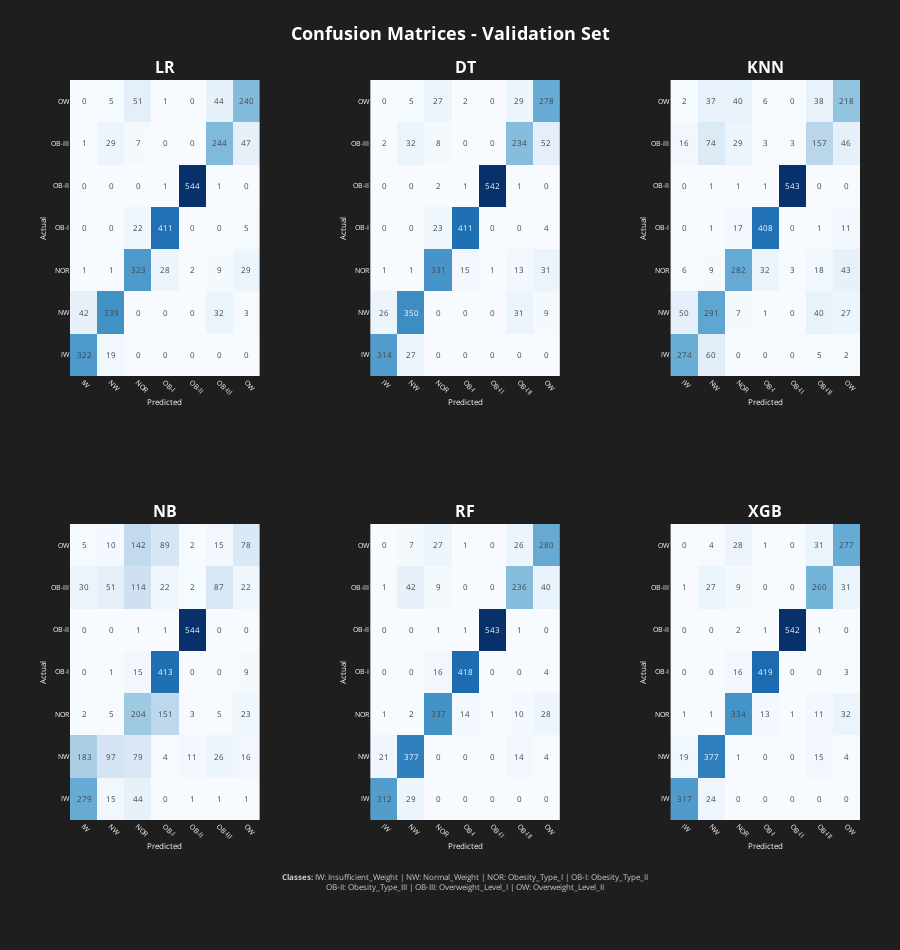

The notebook cell this image was saved under:
### Code cell
# =============================================================================
# Confusion Matrices (Plotly - Interactive HTML)
# =============================================================================
short_class_names = ['IW', 'NW', 'NOR', 'OB-I', 'OB-II', 'OB-III', 'OW']
class_name_map = dict(zip(short_class_names, class_names))

class_legend_line1 = ' | '.join([f'{s}: {f}' for s, f in zip(short_class_names[:4], class_names[:4])])
class_legend_line2 = ' | '.join([f'{s}: {f}' for s, f in zip(short_class_names[4:], class_names[4:])])

fig_cm = make_subplots(
    rows=2, cols=3,
    subplot_titles=[f'<b>{short_model_names[i]}</b>' for i in range(len(results))],
    vertical_spacing=0.20,
    horizontal_spacing=0.14
)

for idx, (model_name, result) in enumerate(results.items()):
    row = idx // 3 + 1
    col = idx % 3 + 1
    cm = confusion_matrix(y_val, result['y_val_pred'])
    
    fig_cm.add_trace(
        go.Heatmap(
            z=cm,
            x=short_class_names,
            y=short_class_names,
            text=cm,
            texttemplate='%{text}',
            textfont=dict(size=8),
            colorscale='Blues',
            showscale=False,
            hovertemplate='Actual: %{customdata[0]}<br>Predicted: %{customdata[1]}<br>Count: %{z}<extra></extra>',
            customdata=[[[class_names[j], class_names[i]] for i in range(len(class_names))] for j in range(len(class_names))]
        ),
        row=row, col=col
    )
    
    fig_cm.update_xaxes(
        title=dict(text='Predicted', font=dict(size=8), standoff=3),
        tickangle=45, 
        tickfont=dict(size=7), 
        row=row, col=col
    )
    fig_cm.update_yaxes(
        title=dict(text='Actual', font=dict(size=8), standoff=3),
        tickfont=dict(size=7), 
        row=row, col=col
    )

fig_cm.update_layout(
    title=dict(
        text='<b>Confusion Matrices - Validation Set</b>',
        font=dict(size=18, color='white'),
        x=0.5
    ),
    height=950,
    template='plotly_dark',
    paper_bgcolor='#1e1e1e',
    plot_bgcolor='#2d2d2d',
    font=dict(color='white'),
    margin=dict(t=80, b=130, l=70, r=40)
)

fig_cm.add_annotation(
    text=f"<b>Classes:</b> {class_legend_line1}<br>{class_legend_line2}",
    xref="paper", yref="paper",
    x=0.5, y=-0.10,
    showarrow=False,
    font=dict(size=8, color='#cccccc'),
    align="center"
)

fig_cm.write_html(f'{REPORTS_DIR}/{DATASET_NAME}_confusion_matrices.html')
fig_cm.show()
print(f"Confusion matrices saved to '{REPORTS_DIR}/{DATASET_NAME}_confusion_matrices.html'")

### Figure 1 — Plotly figure (JSON) as saved in the notebook; plotly's stock layout.template omitted (floating-point values rounded to 4 significant figures)
{"data": [{"colorscale": [[0, "rgb(247,251,255)"], [0.125, "rgb(222,235,247)"], [0.25, "rgb(198,219,239)"], [0.375, "rgb(158,202,225)"], [0.5, "rgb(107,174,214)"], [0.625, "rgb(66,146,198)"], [0.75, "rgb(33,113,181)"], [0.875, "rgb(8,81,156)"], [1, "rgb(8,48,107)"]], "customdata": [[["Insufficient_Weight", "Insufficient_Weight"], ["Insufficient_Weight", "Normal_Weight"], ["Insufficient_Weight", "Obesity_Type_I"], ["Insufficient_Weight", "Obesity_Type_II"], ["Insufficient_Weight", "Obesity_Type_III"], ["Insufficient_Weight", "Overweight_Level_I"], ["Insufficient_Weight", "Overweight_Level_II"]], [["Normal_Weight", "Insufficient_Weight"], ["Normal_Weight", "Normal_Weight"], ["Normal_Weight", "Obesity_Type_I"], ["Normal_Weight", "Obesity_Type_II"], ["Normal_Weight", "Obesity_Type_III"], ["Normal_Weight", "Overweight_Level_I"], ["Normal_Weight", "Overweight_Level_II"]], [["Obesity_Type_I", "Insufficient_Weight"], ["Obesity_Type_I", "Normal_Weight"], ["Obesity_Type_I", "Obesity_Type_I"], ["Obesity_Type_I", "Obesity_Type_II"], ["Obesity_Type_I", "Obesity_Type_III"], ["Obesity_Type_I", "Overweight_Level_I"], ["Obesity_Type_I", "Overweight_Level_II"]], [["Obesity_Type_II", "Insufficient_Weight"], ["Obesity_Type_II", "Normal_Weight"], ["Obesity_Type_II", "Obesity_Type_I"], ["Obesity_Type_II", "Obesity_Type_II"], ["Obesity_Type_II", "Obesity_Type_III"], ["Obesity_Type_II", "Overweight_Level_I"], ["Obesity_Type_II", "Overweight_Level_II"]], [["Obesity_Type_III", "Insufficient_Weight"], ["Obesity_Type_III", "Normal_Weight"], ["Obesity_Type_III", "Obesity_Type_I"], ["Obesity_Type_III", "Obesity_Type_II"], ["Obesity_Type_III", "Obesity_Type_III"], ["Obesity_Type_III", "Overweight_Level_I"], ["Obesity_Type_III", "Overweight_Level_II"]], [["Overweight_Level_I", "Insufficient_Weight"], ["Overweight_Level_I", "Normal_Weight"], ["Overweight_Level_I", "Obesity_Type_I"], ["Overweight_Level_I", "Obesity_Type_II"], ["Overweight_Level_I", "Obesity_Type_III"], ["Overweight_Level_I", "Overweight_Level_I"], ["Overweight_Level_I", "Overweight_Level_II"]], [["Overweight_Level_II", "Insufficient_Weight"], ["Overweight_Level_II", "Normal_Weight"], ["Overweight_Level_II", "Obesity_Type_I"], ["Overweight_Level_II", "Obesity_Type_II"], ["Overweight_Level_II", "Obesity_Type_III"], ["Overweight_Level_II", "Overweight_Level_I"], ["Overweight_Level_II", "Overweight_Level_II"]]], "hovertemplate": "Actual: %{customdata[0]}<br>Predicted: %{customdata[1]}<br>Count: %{z}<extra></extra>", "showscale": false, "text": [[322, 19, 0, 0, 0, 0, 0], [42, 339, 0, 0, 0, 32, 3], [1, 1, 323, 28, 2, 9, 29], [0, 0, 22, 411, 0, 0, 5], [0, 0, 0, 1, 544, 1, 0], [1, 29, 7, 0, 0, 244, 47], [0, 5, 51, 1, 0, 44, 240]], "textfont": {"size": 8}, "texttemplate": "%{text}", "type": "heatmap", "x": ["IW", "NW", "NOR", "OB-I", "OB-II", "OB-III", "OW"], "xaxis": "x", "y": ["IW", "NW", "NOR", "OB-I", "OB-II", "OB-III", "OW"], "yaxis": "y", "z": [[322, 19, 0, 0, 0, 0, 0], [42, 339, 0, 0, 0, 32, 3], [1, 1, 323, 28, 2, 9, 29], [0, 0, 22, 411, 0, 0, 5], [0, 0, 0, 1, 544, 1, 0], [1, 29, 7, 0, 0, 244, 47], [0, 5, 51, 1, 0, 44, 240]]}, {"colorscale": [[0, "rgb(247,251,255)"], [0.125, "rgb(222,235,247)"], [0.25, "rgb(198,219,239)"], [0.375, "rgb(158,202,225)"], [0.5, "rgb(107,174,214)"], [0.625, "rgb(66,146,198)"], [0.75, "rgb(33,113,181)"], [0.875, "rgb(8,81,156)"], [1, "rgb(8,48,107)"]], "customdata": [[["Insufficient_Weight", "Insufficient_Weight"], ["Insufficient_Weight", "Normal_Weight"], ["Insufficient_Weight", "Obesity_Type_I"], ["Insufficient_Weight", "Obesity_Type_II"], ["Insufficient_Weight", "Obesity_Type_III"], ["Insufficient_Weight", "Overweight_Level_I"], ["Insufficient_Weight", "Overweight_Level_II"]], [["Normal_Weight", "Insufficient_Weight"], ["Normal_Weight", "Normal_Weight"], ["Normal_Weight", "Obesity_Type_I"], ["Normal_Weight", "Obesity_Type_II"], ["Normal_Weight", "Obesity_Type_III"], ["Normal_Weight", "Overweight_Level_I"], ["Normal_Weight", "Overweight_Level_II"]], [["Obesity_Type_I", "Insufficient_Weight"], ["Obesity_Type_I", "Normal_Weight"], ["Obesity_Type_I", "Obesity_Type_I"], ["Obesity_Type_I", "Obesity_Type_II"], ["Obesity_Type_I", "Obesity_Type_III"], ["Obesity_Type_I", "Overweight_Level_I"], ["Obesity_Type_I", "Overweight_Level_II"]], [["Obesity_Type_II", "Insufficient_Weight"], ["Obesity_Type_II", "Normal_Weight"], ["Obesity_Type_II", "Obesity_Type_I"], ["Obesity_Type_II", "Obesity_Type_II"], ["Obesity_Type_II", "Obesity_Type_III"], ["Obesity_Type_II", "Overweight_Level_I"], ["Obesity_Type_II", "Overweight_Level_II"]], [["Obesity_Type_III", "Insufficient_Weight"], ["Obesity_Type_III", "Normal_Weight"], ["Obesity_Type_III", "Obesity_Type_I"], ["Obesity_Type_III", "Obesity_Type_II"], ["Obesity_Type_III", "Obesity_Type_III"], ["Obesity_Type_III", "Overweight_Level_I"], ["Obesity_Type_III", "Overweight_Level_II"]], [["Overweight_Level_I", "Insufficient_Weight"], ["Overweight_Level_I", "Normal_Weight"], ["Overweight_Level_I", "Obesity_Type_I"], ["Overweight_Level_I", "Obesity_Type_II"], ["Overweight_Level_I", "Obesity_Type_III"], ["Overweight_Level_I", "Overweight_Level_I"], ["Overweight_Level_I", "Overweight_Level_II"]], [["Overweight_Level_II", "Insufficient_Weight"], ["Overweight_Level_II", "Normal_Weight"], ["Overweight_Level_II", "Obesity_Type_I"], ["Overweight_Level_II", "Obesity_Type_II"], ["Overweight_Level_II", "Obesity_Type_III"], ["Overweight_Level_II", "Overweight_Level_I"], ["Overweight_Level_II", "Overweight_Level_II"]]], "hovertemplate": "Actual: %{customdata[0]}<br>Predicted: %{customdata[1]}<br>Count: %{z}<extra></extra>", "showscale": false, "text": [[314, 27, 0, 0, 0, 0, 0], [26, 350, 0, 0, 0, 31, 9], [1, 1, 331, 15, 1, 13, 31], [0, 0, 23, 411, 0, 0, 4], [0, 0, 2, 1, 542, 1, 0], [2, 32, 8, 0, 0, 234, 52], [0, 5, 27, 2, 0, 29, 278]], "textfont": {"size": 8}, "texttemplate": "%{text}", "type": "heatmap", "x": ["IW", "NW", "NOR", "OB-I", "OB-II", "OB-III", "OW"], "xaxis": "x2", "y": ["IW", "NW", "NOR", "OB-I", "OB-II", "OB-III", "OW"], "yaxis": "y2", "z": [[314, 27, 0, 0, 0, 0, 0], [26, 350, 0, 0, 0, 31, 9], [1, 1, 331, 15, 1, 13, 31], [0, 0, 23, 411, 0, 0, 4], [0, 0, 2, 1, 542, 1, 0], [2, 32, 8, 0, 0, 234, 52], [0, 5, 27, 2, 0, 29, 278]]}, {"colorscale": [[0, "rgb(247,251,255)"], [0.125, "rgb(222,235,247)"], [0.25, "rgb(198,219,239)"], [0.375, "rgb(158,202,225)"], [0.5, "rgb(107,174,214)"], [0.625, "rgb(66,146,198)"], [0.75, "rgb(33,113,181)"], [0.875, "rgb(8,81,156)"], [1, "rgb(8,48,107)"]], "customdata": [[["Insufficient_Weight", "Insufficient_Weight"], ["Insufficient_Weight", "Normal_Weight"], ["Insufficient_Weight", "Obesity_Type_I"], ["Insufficient_Weight", "Obesity_Type_II"], ["Insufficient_Weight", "Obesity_Type_III"], ["Insufficient_Weight", "Overweight_Level_I"], ["Insufficient_Weight", "Overweight_Level_II"]], [["Normal_Weight", "Insufficient_Weight"], ["Normal_Weight", "Normal_Weight"], ["Normal_Weight", "Obesity_Type_I"], ["Normal_Weight", "Obesity_Type_II"], ["Normal_Weight", "Obesity_Type_III"], ["Normal_Weight", "Overweight_Level_I"], ["Normal_Weight", "Overweight_Level_II"]], [["Obesity_Type_I", "Insufficient_Weight"], ["Obesity_Type_I", "Normal_Weight"], ["Obesity_Type_I", "Obesity_Type_I"], ["Obesity_Type_I", "Obesity_Type_II"], ["Obesity_Type_I", "Obesity_Type_III"], ["Obesity_Type_I", "Overweight_Level_I"], ["Obesity_Type_I", "Overweight_Level_II"]], [["Obesity_Type_II", "Insufficient_Weight"], ["Obesity_Type_II", "Normal_Weight"], ["Obesity_Type_II", "Obesity_Type_I"], ["Obesity_Type_II", "Obesity_Type_II"], ["Obesity_Type_II", "Obesity_Type_III"], ["Obesity_Type_II", "Overweight_Level_I"], ["Obesity_Type_II", "Overweight_Level_II"]], [["Obesity_Type_III", "Insufficient_Weight"], ["Obesity_Type_III", "Normal_Weight"], ["Obesity_Type_III", "Obesity_Type_I"], ["Obesity_Type_III", "Obesity_Type_II"], ["Obesity_Type_III", "Obesity_Type_III"], ["Obesity_Type_III", "Overweight_Level_I"], ["Obesity_Type_III", "Overweight_Level_II"]], [["Overweight_Level_I", "Insufficient_Weight"], ["Overweight_Level_I", "Normal_Weight"], ["Overweight_Level_I", "Obesity_Type_I"], ["Overweight_Level_I", "Obesity_Type_II"], ["Overweight_Level_I", "Obesity_Type_III"], ["Overweight_Level_I", "Overweight_Level_I"], ["Overweight_Level_I", "Overweight_Level_II"]], [["Overweight_Level_II", "Insufficient_Weight"], ["Overweight_Level_II", "Normal_Weight"], ["Overweight_Level_II", "Obesity_Type_I"], ["Overweight_Level_II", "Obesity_Type_II"], ["Overweight_Level_II", "Obesity_Type_III"], ["Overweight_Level_II", "Overweight_Level_I"], ["Overweight_Level_II", "Overweight_Level_II"]]], "hovertemplate": "Actual: %{customdata[0]}<br>Predicted: %{customdata[1]}<br>Count: %{z}<extra></extra>", "showscale": false, "text": [[274, 60, 0, 0, 0, 5, 2], [50, 291, 7, 1, 0, 40, 27], [6, 9, 282, 32, 3, 18, 43], [0, 1, 17, 408, 0, 1, 11], [0, 1, 1, 1, 543, 0, 0], [16, 74, 29, 3, 3, 157, 46], [2, 37, 40, 6, 0, 38, 218]], "textfont": {"size": 8}, "texttemplate": "%{text}", "type": "heatmap", "x": ["IW", "NW", "NOR", "OB-I", "OB-II", "OB-III", "OW"], "xaxis": "x3", "y": ["IW", "NW", "NOR", "OB-I", "OB-II", "OB-III", "OW"], "yaxis": "y3", "z": [[274, 60, 0, 0, 0, 5, 2], [50, 291, 7, 1, 0, 40, 27], [6, 9, 282, 32, 3, 18, 43], [0, 1, 17, 408, 0, 1, 11], [0, 1, 1, 1, 543, 0, 0], [16, 74, 29, 3, 3, 157, 46], [2, 37, 40, 6, 0, 38, 218]]}, {"colorscale": [[0, "rgb(247,251,255)"], [0.125, "rgb(222,235,247)"], [0.25, "rgb(198,219,239)"], [0.375, "rgb(158,202,225)"], [0.5, "rgb(107,174,214)"], [0.625, "rgb(66,146,198)"], [0.75, "rgb(33,113,181)"], [0.875, "rgb(8,81,156)"], [1, "rgb(8,48,107)"]], "customdata": [[["Insufficient_Weight", "Insufficient_Weight"], ["Insufficient_Weight", "Normal_Weight"], ["Insufficient_Weight", "Obesity_Type_I"], ["Insufficient_Weight", "Obesity_Type_II"], ["Insufficient_Weight", "Obesity_Type_III"], ["Insufficient_Weight", "Overweight_Level_I"], ["Insufficient_Weight", "Overweight_Level_II"]], [["Normal_Weight", "Insufficient_Weight"], ["Normal_Weight", "Normal_Weight"], ["Normal_Weight", "Obesity_Type_I"], ["Normal_Weight", "Obesity_Type_II"], ["Normal_Weight", "Obesity_Type_III"], ["Normal_Weight", "Overweight_Level_I"], ["Normal_Weight", "Overweight_Level_II"]], [["Obesity_Type_I", "Insufficient_Weight"], ["Obesity_Type_I", "Normal_Weight"], ["Obesity_Type_I", "Obesity_Type_I"], ["Obesity_Type_I", "Obesity_Type_II"], ["Obesity_Type_I", "Obesity_Type_III"], ["Obesity_Type_I", "Overweight_Level_I"], ["Obesity_Type_I", "Overweight_Level_II"]], [["Obesity_Type_II", "Insufficient_Weight"], ["Obesity_Type_II", "Normal_Weight"], ["Obesity_Type_II", "Obesity_Type_I"], ["Obesity_Type_II", "Obesity_Type_II"], ["Obesity_Type_II", "Obesity_Type_III"], ["Obesity_Type_II", "Overweight_Level_I"], ["Obesity_Type_II", "Overweight_Level_II"]], [["Obesity_Type_III", "Insufficient_Weight"], ["Obesity_Type_III", "Normal_Weight"], ["Obesity_Type_III", "Obesity_Type_I"], ["Obesity_Type_III", "Obesity_Type_II"], ["Obesity_Type_III", "Obesity_Type_III"], ["Obesity_Type_III", "Overweight_Level_I"], ["Obesity_Type_III", "Overweight_Level_II"]], [["Overweight_Level_I", "Insufficient_Weight"], ["Overweight_Level_I", "Normal_Weight"], ["Overweight_Level_I", "Obesity_Type_I"], ["Overweight_Level_I", "Obesity_Type_II"], ["Overweight_Level_I", "Obesity_Type_III"], ["Overweight_Level_I", "Overweight_Level_I"], ["Overweight_Level_I", "Overweight_Level_II"]], [["Overweight_Level_II", "Insufficient_Weight"], ["Overweight_Level_II", "Normal_Weight"], ["Overweight_Level_II", "Obesity_Type_I"], ["Overweight_Level_II", "Obesity_Type_II"], ["Overweight_Level_II", "Obesity_Type_III"], ["Overweight_Level_II", "Overweight_Level_I"], ["Overweight_Level_II", "Overweight_Level_II"]]], "hovertemplate": "Actual: %{customdata[0]}<br>Predicted: %{customdata[1]}<br>Count: %{z}<extra></extra>", "showscale": false, "text": [[279, 15, 44, 0, 1, 1, 1], [183, 97, 79, 4, 11, 26, 16], [2, 5, 204, 151, 3, 5, 23], [0, 1, 15, 413, 0, 0, 9], [0, 0, 1, 1, 544, 0, 0], [30, 51, 114, 22, 2, 87, 22], [5, 10, 142, 89, 2, 15, 78]], "textfont": {"size": 8}, "texttemplate": "%{text}", "type": "heatmap", "x": ["IW", "NW", "NOR", "OB-I", "OB-II", "OB-III", "OW"], "xaxis": "x4", "y": ["IW", "NW", "NOR", "OB-I", "OB-II", "OB-III", "OW"], "yaxis": "y4", "z": [[279, 15, 44, 0, 1, 1, 1], [183, 97, 79, 4, 11, 26, 16], [2, 5, 204, 151, 3, 5, 23], [0, 1, 15, 413, 0, 0, 9], [0, 0, 1, 1, 544, 0, 0], [30, 51, 114, 22, 2, 87, 22], [5, 10, 142, 89, 2, 15, 78]]}, {"colorscale": [[0, "rgb(247,251,255)"], [0.125, "rgb(222,235,247)"], [0.25, "rgb(198,219,239)"], [0.375, "rgb(158,202,225)"], [0.5, "rgb(107,174,214)"], [0.625, "rgb(66,146,198)"], [0.75, "rgb(33,113,181)"], [0.875, "rgb(8,81,156)"], [1, "rgb(8,48,107)"]], "customdata": [[["Insufficient_Weight", "Insufficient_Weight"], ["Insufficient_Weight", "Normal_Weight"], ["Insufficient_Weight", "Obesity_Type_I"], ["Insufficient_Weight", "Obesity_Type_II"], ["Insufficient_Weight", "Obesity_Type_III"], ["Insufficient_Weight", "Overweight_Level_I"], ["Insufficient_Weight", "Overweight_Level_II"]], [["Normal_Weight", "Insufficient_Weight"], ["Normal_Weight", "Normal_Weight"], ["Normal_Weight", "Obesity_Type_I"], ["Normal_Weight", "Obesity_Type_II"], ["Normal_Weight", "Obesity_Type_III"], ["Normal_Weight", "Overweight_Level_I"], ["Normal_Weight", "Overweight_Level_II"]], [["Obesity_Type_I", "Insufficient_Weight"], ["Obesity_Type_I", "Normal_Weight"], ["Obesity_Type_I", "Obesity_Type_I"], ["Obesity_Type_I", "Obesity_Type_II"], ["Obesity_Type_I", "Obesity_Type_III"], ["Obesity_Type_I", "Overweight_Level_I"], ["Obesity_Type_I", "Overweight_Level_II"]], [["Obesity_Type_II", "Insufficient_Weight"], ["Obesity_Type_II", "Normal_Weight"], ["Obesity_Type_II", "Obesity_Type_I"], ["Obesity_Type_II", "Obesity_Type_II"], ["Obesity_Type_II", "Obesity_Type_III"], ["Obesity_Type_II", "Overweight_Level_I"], ["Obesity_Type_II", "Overweight_Level_II"]], [["Obesity_Type_III", "Insufficient_Weight"], ["Obesity_Type_III", "Normal_Weight"], ["Obesity_Type_III", "Obesity_Type_I"], ["Obesity_Type_III", "Obesity_Type_II"], ["Obesity_Type_III", "Obesity_Type_III"], ["Obesity_Type_III", "Overweight_Level_I"], ["Obesity_Type_III", "Overweight_Level_II"]], [["Overweight_Level_I", "Insufficient_Weight"], ["Overweight_Level_I", "Normal_Weight"], ["Overweight_Level_I", "Obesity_Type_I"], ["Overweight_Level_I", "Obesity_Type_II"], ["Overweight_Level_I", "Obesity_Type_III"], ["Overweight_Level_I", "Overweight_Level_I"], ["Overweight_Level_I", "Overweight_Level_II"]], [["Overweight_Level_II", "Insufficient_Weight"], ["Overweight_Level_II", "Normal_Weight"], ["Overweight_Level_II", "Obesity_Type_I"], ["Overweight_Level_II", "Obesity_Type_II"], ["Overweight_Level_II", "Obesity_Type_III"], ["Overweight_Level_II", "Overweight_Level_I"], ["Overweight_Level_II", "Overweight_Level_II"]]], "hovertemplate": "Actual: %{customdata[0]}<br>Predicted: %{customdata[1]}<br>Count: %{z}<extra></extra>", "showscale": false, "text": [[312, 29, 0, 0, 0, 0, 0], [21, 377, 0, 0, 0, 14, 4], [1, 2, 337, 14, 1, 10, 28], [0, 0, 16, 418, 0, 0, 4], [0, 0, 1, 1, 543, 1, 0], [1, 42, 9, 0, 0, 236, 40], [0, 7, 27, 1, 0, 26, 280]], "textfont": {"size": 8}, "texttemplate": "%{text}", "type": "heatmap", "x": ["IW", "NW", "NOR", "OB-I", "OB-II", "OB-III", "OW"], "xaxis": "x5", "y": ["IW", "NW", "NOR", "OB-I", "OB-II", "OB-III", "OW"], "yaxis": "y5", "z": [[312, 29, 0, 0, 0, 0, 0], [21, 377, 0, 0, 0, 14, 4], [1, 2, 337, 14, 1, 10, 28], [0, 0, 16, 418, 0, 0, 4], [0, 0, 1, 1, 543, 1, 0], [1, 42, 9, 0, 0, 236, 40], [0, 7, 27, 1, 0, 26, 280]]}, {"colorscale": [[0, "rgb(247,251,255)"], [0.125, "rgb(222,235,247)"], [0.25, "rgb(198,219,239)"], [0.375, "rgb(158,202,225)"], [0.5, "rgb(107,174,214)"], [0.625, "rgb(66,146,198)"], [0.75, "rgb(33,113,181)"], [0.875, "rgb(8,81,156)"], [1, "rgb(8,48,107)"]], "customdata": [[["Insufficient_Weight", "Insufficient_Weight"], ["Insufficient_Weight", "Normal_Weight"], ["Insufficient_Weight", "Obesity_Type_I"], ["Insufficient_Weight", "Obesity_Type_II"], ["Insufficient_Weight", "Obesity_Type_III"], ["Insufficient_Weight", "Overweight_Level_I"], ["Insufficient_Weight", "Overweight_Level_II"]], [["Normal_Weight", "Insufficient_Weight"], ["Normal_Weight", "Normal_Weight"], ["Normal_Weight", "Obesity_Type_I"], ["Normal_Weight", "Obesity_Type_II"], ["Normal_Weight", "Obesity_Type_III"], ["Normal_Weight", "Overweight_Level_I"], ["Normal_Weight", "Overweight_Level_II"]], [["Obesity_Type_I", "Insufficient_Weight"], ["Obesity_Type_I", "Normal_Weight"], ["Obesity_Type_I", "Obesity_Type_I"], ["Obesity_Type_I", "Obesity_Type_II"], ["Obesity_Type_I", "Obesity_Type_III"], ["Obesity_Type_I", "Overweight_Level_I"], ["Obesity_Type_I", "Overweight_Level_II"]], [["Obesity_Type_II", "Insufficient_Weight"], ["Obesity_Type_II", "Normal_Weight"], ["Obesity_Type_II", "Obesity_Type_I"], ["Obesity_Type_II", "Obesity_Type_II"], ["Obesity_Type_II", "Obesity_Type_III"], ["Obesity_Type_II", "Overweight_Level_I"], ["Obesity_Type_II", "Overweight_Level_II"]], [["Obesity_Type_III", "Insufficient_Weight"], ["Obesity_Type_III", "Normal_Weight"], ["Obesity_Type_III", "Obesity_Type_I"], ["Obesity_Type_III", "Obesity_Type_II"], ["Obesity_Type_III", "Obesity_Type_III"], ["Obesity_Type_III", "Overweight_Level_I"], ["Obesity_Type_III", "Overweight_Level_II"]], [["Overweight_Level_I", "Insufficient_Weight"], ["Overweight_Level_I", "Normal_Weight"], ["Overweight_Level_I", "Obesity_Type_I"], ["Overweight_Level_I", "Obesity_Type_II"], ["Overweight_Level_I", "Obesity_Type_III"], ["Overweight_Level_I", "Overweight_Level_I"], ["Overweight_Level_I", "Overweight_Level_II"]], [["Overweight_Level_II", "Insufficient_Weight"], ["Overweight_Level_II", "Normal_Weight"], ["Overweight_Level_II", "Obesity_Type_I"], ["Overweight_Level_II", "Obesity_Type_II"], ["Overweight_Level_II", "Obesity_Type_III"], ["Overweight_Level_II", "Overweight_Level_I"], ["Overweight_Level_II", "Overweight_Level_II"]]], "hovertemplate": "Actual: %{customdata[0]}<br>Predicted: %{customdata[1]}<br>Count: %{z}<extra></extra>", "showscale": false, "text": [[317, 24, 0, 0, 0, 0, 0], [19, 377, 1, 0, 0, 15, 4], [1, 1, 334, 13, 1, 11, 32], [0, 0, 16, 419, 0, 0, 3], [0, 0, 2, 1, 542, 1, 0], [1, 27, 9, 0, 0, 260, 31], [0, 4, 28, 1, 0, 31, 277]], "textfont": {"size": 8}, "texttemplate": "%{text}", "type": "heatmap", "x": ["IW", "NW", "NOR", "OB-I", "OB-II", "OB-III", "OW"], "xaxis": "x6", "y": ["IW", "NW", "NOR", "OB-I", "OB-II", "OB-III", "OW"], "yaxis": "y6", "z": [[317, 24, 0, 0, 0, 0, 0], [19, 377, 1, 0, 0, 15, 4], [1, 1, 334, 13, 1, 11, 32], [0, 0, 16, 419, 0, 0, 3], [0, 0, 2, 1, 542, 1, 0], [1, 27, 9, 0, 0, 260, 31], [0, 4, 28, 1, 0, 31, 277]]}], "layout": {"annotations": [{"font": {"size": 16}, "showarrow": false, "text": "<b>LR</b>", "x": 0.12, "xanchor": "center", "xref": "paper", "y": 1, "yanchor": "bottom", "yref": "paper"}, {"font": {"size": 16}, "showarrow": false, "text": "<b>DT</b>", "x": 0.5, "xanchor": "center", "xref": "paper", "y": 1, "yanchor": "bottom", "yref": "paper"}, {"font": {"size": 16}, "showarrow": false, "text": "<b>KNN</b>", "x": 0.88, "xanchor": "center", "xref": "paper", "y": 1, "yanchor": "bottom", "yref": "paper"}, {"font": {"size": 16}, "showarrow": false, "text": "<b>NB</b>", "x": 0.12, "xanchor": "center", "xref": "paper", "y": 0.4, "yanchor": "bottom", "yref": "paper"}, {"font": {"size": 16}, "showarrow": false, "text": "<b>RF</b>", "x": 0.5, "xanchor": "center", "xref": "paper", "y": 0.4, "yanchor": "bottom", "yref": "paper"}, {"font": {"size": 16}, "showarrow": false, "text": "<b>XGB</b>", "x": 0.88, "xanchor": "center", "xref": "paper", "y": 0.4, "yanchor": "bottom", "yref": "paper"}, {"align": "center", "font": {"color": "#cccccc", "size": 8}, "showarrow": false, "text": "<b>Classes:</b> IW: Insufficient_Weight | NW: Normal_Weight | NOR: Obesity_Type_I | OB-I: Obesity_Type_II<br>OB-II: Obesity_Type_III | OB-III: Overweight_Level_I | OW: Overweight_Level_II", "x": 0.5, "xref": "paper", "y": -0.1, "yref": "paper"}], "font": {"color": "white"}, "height": 950, "margin": {"b": 130, "l": 70, "r": 40, "t": 80}, "paper_bgcolor": "#1e1e1e", "plot_bgcolor": "#2d2d2d", "title": {"font": {"color": "white", "size": 18}, "text": "<b>Confusion Matrices - Validation Set</b>", "x": 0.5}, "xaxis": {"anchor": "y", "domain": [0, 0.24], "tickangle": 45, "tickfont": {"size": 7}, "title": {"font": {"size": 8}, "standoff": 3, "text": "Predicted"}}, "xaxis2": {"anchor": "y2", "domain": [0.38, 0.62], "tickangle": 45, "tickfont": {"size": 7}, "title": {"font": {"size": 8}, "standoff": 3, "text": "Predicted"}}, "xaxis3": {"anchor": "y3", "domain": [0.76, 1], "tickangle": 45, "tickfont": {"size": 7}, "title": {"font": {"size": 8}, "standoff": 3, "text": "Predicted"}}, "xaxis4": {"anchor": "y4", "domain": [0, 0.24], "tickangle": 45, "tickfont": {"size": 7}, "title": {"font": {"size": 8}, "standoff": 3, "text": "Predicted"}}, "xaxis5": {"anchor": "y5", "domain": [0.38, 0.62], "tickangle": 45, "tickfont": {"size": 7}, "title": {"font": {"size": 8}, "standoff": 3, "text": "Predicted"}}, "xaxis6": {"anchor": "y6", "domain": [0.76, 1], "tickangle": 45, "tickfont": {"size": 7}, "title": {"font": {"size": 8}, "standoff": 3, "text": "Predicted"}}, "yaxis": {"anchor": "x", "domain": [0.6, 1], "tickfont": {"size": 7}, "title": {"font": {"size": 8}, "standoff": 3, "text": "Actual"}}, "yaxis2": {"anchor": "x2", "domain": [0.6, 1], "tickfont": {"size": 7}, "title": {"font": {"size": 8}, "standoff": 3, "text": "Actual"}}, "yaxis3": {"anchor": "x3", "domain": [0.6, 1], "tickfont": {"size": 7}, "title": {"font": {"size": 8}, "standoff": 3, "text": "Actual"}}, "yaxis4": {"anchor": "x4", "domain": [0, 0.4], "tickfont": {"size": 7}, "title": {"font": {"size": 8}, "standoff": 3, "text": "Actual"}}, "yaxis5": {"anchor": "x5", "domain": [0, 0.4], "tickfont": {"size": 7}, "title": {"font": {"size": 8}, "standoff": 3, "text": "Actual"}}, "yaxis6": {"anchor": "x6", "domain": [0, 0.4], "tickfont": {"size": 7}, "title": {"font": {"size": 8}, "standoff": 3, "text": "Actual"}}}}
